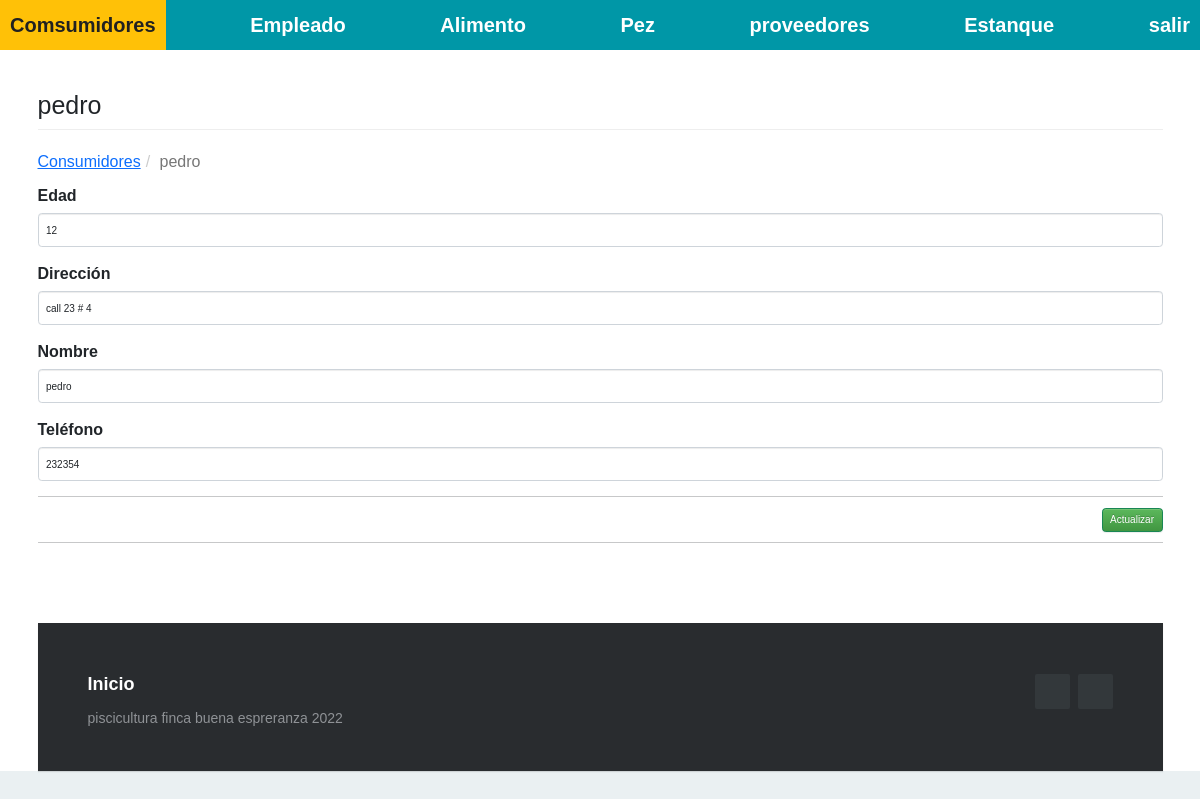
Page /index.php?c=comsumidor&a=Crud&ID_Consumidor=123 (signed in) on the committed database.
### tables this page shows
CREATE TABLE `consumidor` (
  `ID_Consumidor` int(20) NOT NULL,
  `Edad` int(20) NOT NULL,
  `Dirección` varchar(20) NOT NULL,
  `Nombre` varchar(20) NOT NULL,
  `Teléfono` varchar(20) NOT NULL
);

### Controller/comsumidor.controller.php (called while the page is built, shortened)
<?php
require_once 'model/comsumidor.php';
class comsumidorController{
    private $model;
    public function __CONSTRUCT(){
        $this->model = new comsumidor();
    }
    public function Crud(){
        $prod = new comsumidor();
        if(isset($_REQUEST['ID_Consumidor'])){
            $prod = $this->model->Obtener($_REQUEST['ID_Consumidor']);
        }
        require_once 'view/header.php';
        require_once 'view/comsumidor/comsumidor-editar.php';
        require_once 'view/footer.php';
    }
}

### Model/database.php (called while the page is built)
<?php
class Database
{
    public static function Conectar()
    {
        $pdo = new PDO('mysql:host=localhost;dbname=piscicultura;charset=utf8', 'root', '');
        $pdo->setAttribute(PDO::ATTR_ERRMODE, PDO::ERRMODE_EXCEPTION);
        return $pdo;
    }
}

### Model/comsumidor.php (called while the page is built, shortened)
<?php
class comsumidor
{
	private $pdo;
	public function __CONSTRUCT()
	{
		try
		{
			$this->pdo = Database::Conectar();
		}
		catch(Exception $e)
		{
			die($e->getMessage());
		}
	}
	public function Obtener($ID_Consumidor)
	{
		try
		{
			$stm = $this->pdo->prepare("SELECT * FROM consumidor WHERE ID_Consumidor = ?");
			$stm->execute(array($ID_Consumidor));
			return $stm->fetch(PDO::FETCH_OBJ);
		} catch (Exception $e)
		{
			die($e->getMessage());
		}
	}
}

### View/comsumidor/comsumidor-editar.php (the view, shortened to what this page needs)
<h1 class="page-header">
    <?php echo $prod->ID_Consumidor != null ? $prod->Nombre : 'Nuevo Registro'; ?>
</h1>
<ol class="breadcrumb">
  <li><a href="?c=comsumidor">Consumidores</a></li>
  <li class="active"><?php echo $prod->ID_Consumidor != null ? $prod->Nombre : 'Nuevo Registro'; ?></li>
</ol>
<form id="frm-comsumidor" action="?c=comsumidor&a=Editar" method="post" enctype="multipart/form-data">
    <div class="form-group">
        <label>Edad</label>
        <input type="text" name="Edad" value="<?php echo $prod->Edad; ?>" class="form-control" placeholder="Ingrese la edad" data-validacion-tipo="requerido|min:20" />
    </div>
    <div class="form-group">
        <label>Dirección</label>
        <input type="text" name="Dirección" value="<?php echo $prod->Dirección; ?>" class="form-control" placeholder="Ingrese la direccion" data-validacion-tipo="requerido|min:100" />
    </div>
    <div class="form-group">
        <label>Nombre</label>
        <input type="text" name="Nombre" value="<?php echo $prod->Nombre; ?>" class="form-control" placeholder="Ingrese el nombre" data-validacion-tipo="requerido|min:20" />
    </div>
    <div class="form-group">
        <label>Teléfono</label>
        <input type="text" name="Teléfono" value="<?php echo $prod->Teléfono; ?>" class="form-control" placeholder="Ingrese el telefono" data-validacion-tipo="requerido|min:240" />
    </div>
    <hr />
    <div class="text-right">
        <button class="btn btn-success">Actualizar</button>
    </div>
</form>

### assets/css/demo.css (style rules this page uses)
* { padding:0; margin:0; }
html { background-color: #eaf0f2; }
body { font:14px/1.5 Arial, Helvetica, sans-serif; }

### View/footer.php (style rules this page uses)
html { font-size: 62.5%; }
body { font-size: 16px; font-family: 'Krub', sans-serif; }

### rows in the picture
consumidor: Nombre "pedro", Edad "12", Dirección "call 23 # 4", Teléfono "232354"
